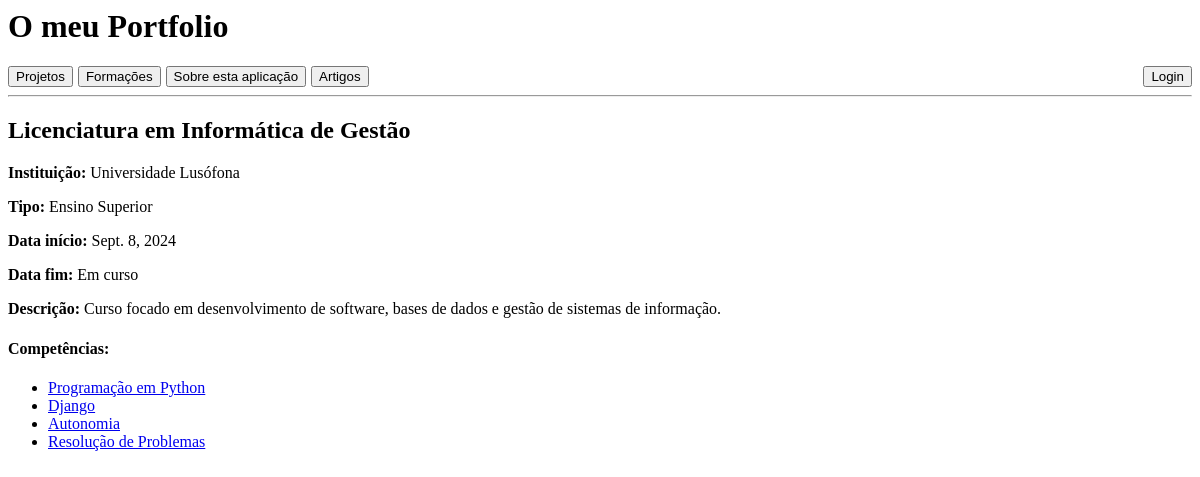
Screenshot of /formacao/1/ with the database file from the repository.
### portfolio/models.py (models this page shows, shortened)
class Formacao(models.Model):
    nome = models.CharField(max_length=200)
    instituicao = models.CharField(max_length=200)
    tipo = models.CharField(max_length=100)
    data_inicio = models.DateField()
    data_fim = models.DateField(blank=True, null=True)
    descricao = models.TextField()
    competencias = models.ManyToManyField(
        Competencia,
        related_name='formacoes'
    )

class Competencia(models.Model):
    nome = models.CharField(max_length=200)
    tipo = models.CharField(max_length=100)
    nivel = models.CharField(max_length=50)
    descricao = models.TextField()

### portfolio/views.py (the view)
# urls.py: path('formacao/<int:formacao_id>/', views.pagina_formacao_view, name='pagina_formacao'),
def pagina_formacao_view(request, formacao_id):
    formacao = Formacao.objects.get(id=formacao_id)
    return render(request, 'portfolio/pagina_formacao.html', {'formacao': formacao,  'gestor': is_gestor_portfolio(request.user)})

### portfolio/views.py (called while the page is built)
def is_gestor_portfolio(user):
    return user.is_authenticated and (user.is_superuser or user.groups.filter(name="gestor-portfolio").exists())

### portfolio/templates/portfolio/pagina_formacao.html (shortened to what this page needs)
{% extends 'portfolio/layout.html' %}
{% block content %}
<h2>
    {{ formacao.nome }}
</h2>
<p><strong>Instituição:</strong> {{ formacao.instituicao }}</p>
<p><strong>Tipo:</strong> {{ formacao.tipo }}</p>
<p><strong>Data início:</strong> {{ formacao.data_inicio }}</p>
{% if formacao.data_fim %}
    <p><strong>Data fim:</strong> {{ formacao.data_fim }}</p>
{% else %}
    <p><strong>Data fim:</strong> Em curso</p>
{% endif %}
<p><strong>Descrição:</strong> {{ formacao.descricao }}</p>
<h4>Competências:</h4>
<ul>
{% for competencia in formacao.competencias.all %}
    <li>
        <a href="{% url 'pagina_competencia' competencia.id %}">
            {{ competencia.nome }}
        </a>
    </li>
{% empty %}
    <li>Sem competências associadas.</li>
{% endfor %}
</ul>
{% endblock %}

### portfolio/templates/portfolio/layout.html (style rules this page uses)
body { background: white; }

### rows the page displays
Formacao: nome "Licenciatura em Informática de Gestão", instituicao "Universidade Lusófona", tipo "Ensino Superior", data_inicio "Sept. 8, 2024", descricao "Curso focado em desenvolvimento de software, bases de dados e gestão de sistemas de informação."
Competencia: nome "Programação em Python"
Competencia: nome "Django"
Competencia: nome "Autonomia"
Competencia: nome "Resolução de Problemas"
